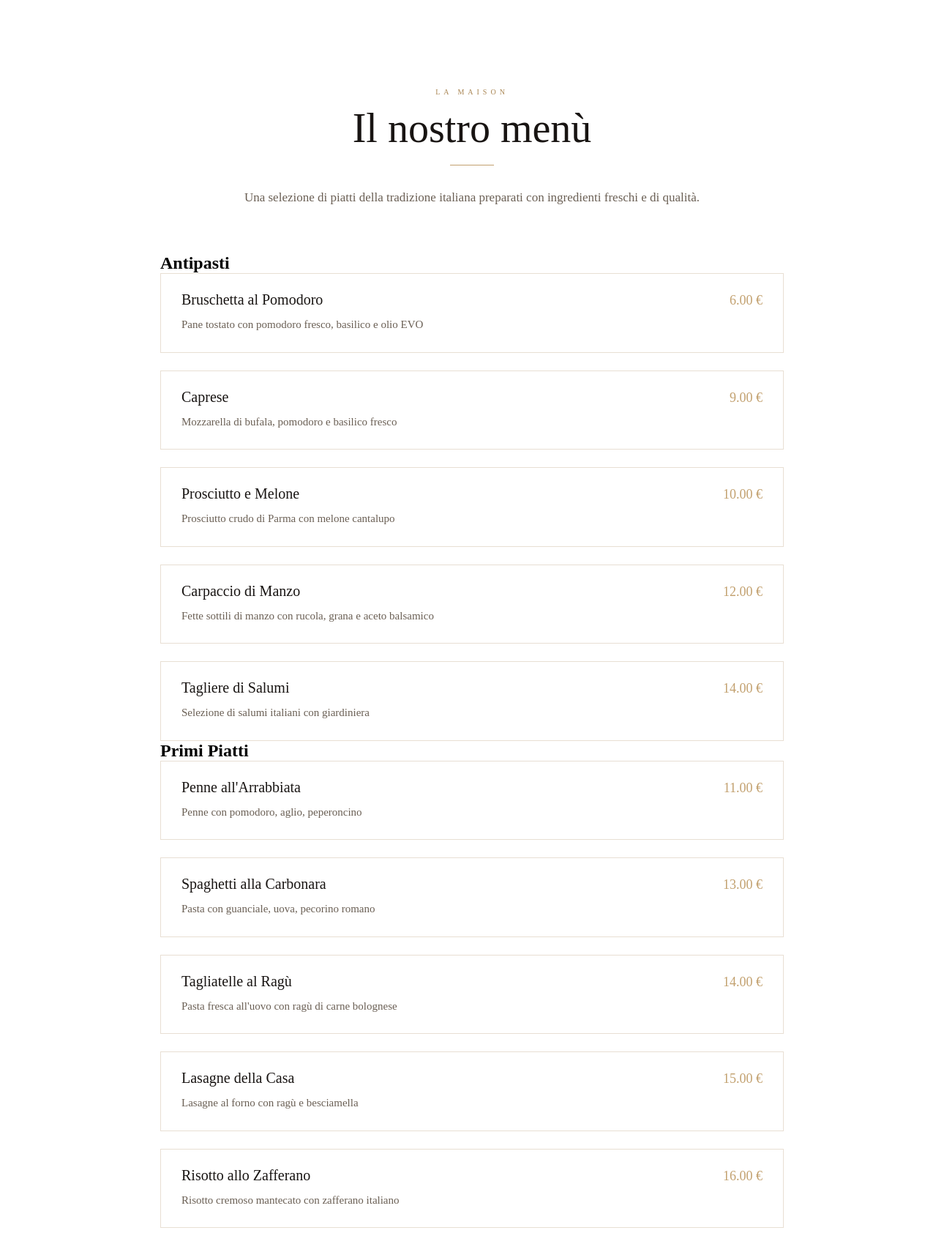
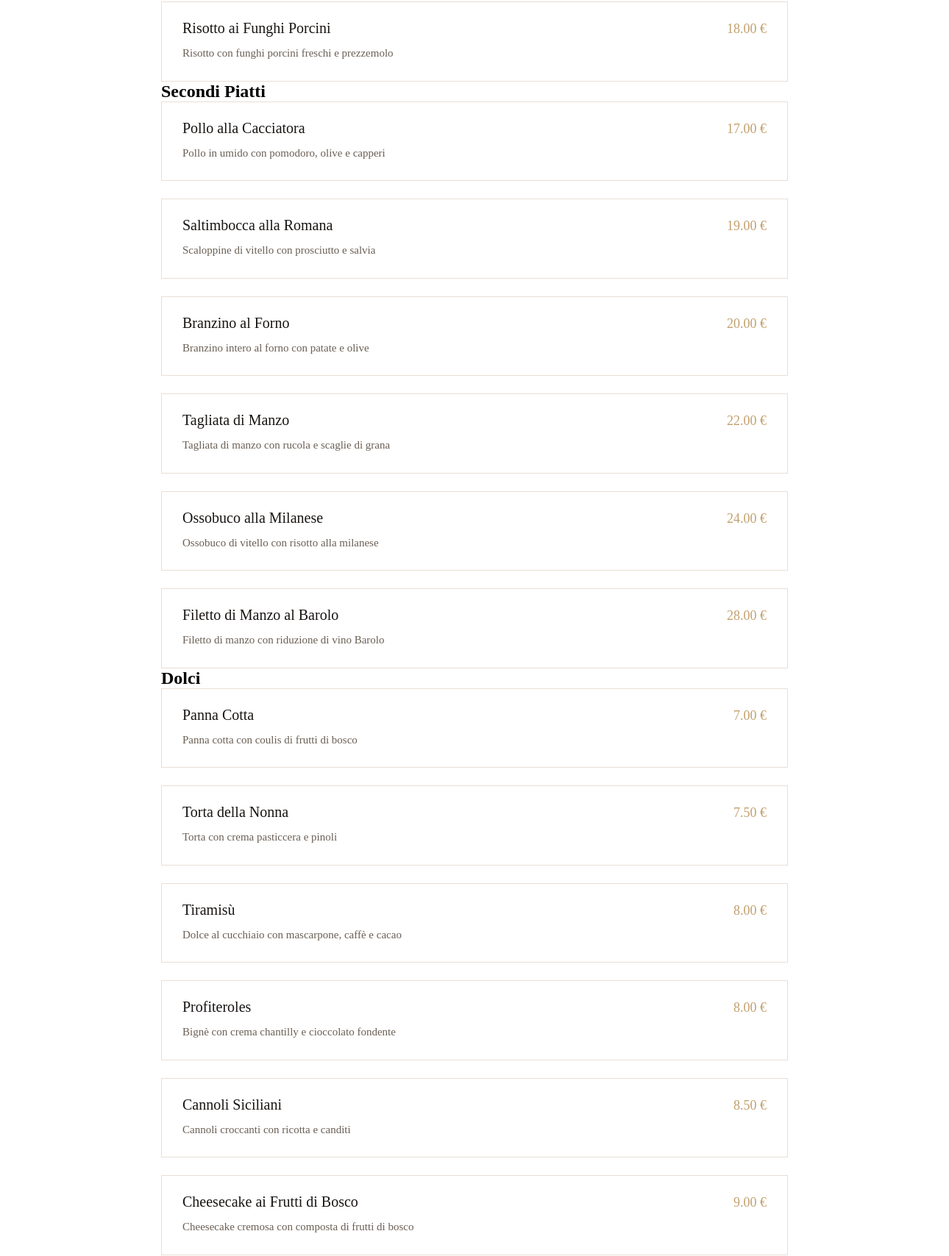
The page /paginephp/menu.php (upper part) on the database its author committed (2 pictures, top to bottom).
### tables this page shows
CREATE TABLE PIATTO (
  IdPiatto INT AUTO_INCREMENT,
  IdMenu INT,
  Nome VARCHAR(255),
  Descrizione TEXT,
  Prezzo DECIMAL(10,2),
  Tipo VARCHAR(50) DEFAULT 'Primo',
  PRIMARY KEY (IdPiatto),
  FOREIGN KEY (IdMenu) REFERENCES MENU(IdMenu)
);

### paginephp/menu.php (the view, shortened to what this page needs)
<?php
$pdo = DBHandler::getPDO();
$antipasti = $pdo->query("SELECT Nome, Descrizione, Prezzo FROM PIATTO WHERE Tipo = 'Antipasto' ORDER BY Prezzo")->fetchAll();
$primi = $pdo->query("SELECT Nome, Descrizione, Prezzo FROM PIATTO WHERE Tipo = 'Primo' ORDER BY Prezzo")->fetchAll();
$secondi = $pdo->query("SELECT Nome, Descrizione, Prezzo FROM PIATTO WHERE Tipo = 'Secondo' ORDER BY Prezzo")->fetchAll();
$dolci = $pdo->query("SELECT Nome, Descrizione, Prezzo FROM PIATTO WHERE Tipo = 'Dolce' ORDER BY Prezzo")->fetchAll();
?>
<link rel="stylesheet" href="../css/menu.css">
<section class="pagina-menu">
    <p class="menu-etichetta">La Maison</p>
    <h1 class="menu-titolo">Il nostro menù</h1>
    <p class="menu-intro">
        Una selezione di piatti della tradizione italiana preparati con ingredienti freschi e di qualità.
    </p>
    <?php if (!empty($antipasti)): ?>
    <div class="menu-sezione">
        <h2 class="menu-categoria">Antipasti</h2>
        <div class="piatti-lista">
            <?php foreach ($antipasti as $p): ?>
            <div class="piatto-card">
                <div class="piatto-header">
                    <h3 class="piatto-nome"><?= htmlspecialchars($p['Nome']) ?></h3>
                    <span class="piatto-prezzo"><?= number_format($p['Prezzo'], 2) ?> €</span>
                </div>
                <p class="piatto-descrizione"><?= htmlspecialchars($p['Descrizione']) ?></p>
            </div>
            <?php endforeach; ?>
        </div>
    </div>
    <?php endif; ?>
    <?php if (!empty($primi)): ?>
    <div class="menu-sezione">
        <h2 class="menu-categoria">Primi Piatti</h2>
        <div class="piatti-lista">
            <?php foreach ($primi as $p): ?>
            <div class="piatto-card">
                <div class="piatto-header">
                    <h3 class="piatto-nome"><?= htmlspecialchars($p['Nome']) ?></h3>
                    <span class="piatto-prezzo"><?= number_format($p['Prezzo'], 2) ?> €</span>
                </div>
                <p class="piatto-descrizione"><?= htmlspecialchars($p['Descrizione']) ?></p>
            </div>
            <?php endforeach; ?>
        </div>
    </div>
    <?php endif; ?>
    <?php if (!empty($secondi)): ?>
    <div class="menu-sezione">
        <h2 class="menu-categoria">Secondi Piatti</h2>
        <div class="piatti-lista">
            <?php foreach ($secondi as $p): ?>
            <div class="piatto-card">
                <div class="piatto-header">
                    <h3 class="piatto-nome"><?= htmlspecialchars($p['Nome']) ?></h3>
                    <span class="piatto-prezzo"><?= number_format($p['Prezzo'], 2) ?> €</span>
                </div>
                <p class="piatto-descrizione"><?= htmlspecialchars($p['Descrizione']) ?></p>
            </div>
            <?php endforeach; ?>
        </div>
    </div>
    <?php endif; ?>
    <?php if (!empty($dolci)): ?>
    <div class="menu-sezione">
        <h2 class="menu-categoria">Dolci</h2>
        <div class="piatti-lista">
            <?php foreach ($dolci as $p): ?>
            <div class="piatto-card">
                <div class="piatto-header">
                    <h3 class="piatto-nome"><?= htmlspecialchars($p['Nome']) ?></h3>
                    <span class="piatto-prezzo"><?= number_format($p['Prezzo'], 2) ?> €</span>
                </div>
                <p class="piatto-descrizione"><?= htmlspecialchars($p['Descrizione']) ?></p>
            </div>
            <?php endforeach; ?>
        </div>
    </div>
    <?php endif; ?>
</section>
</body>
</html>

### css/menu.css (style rules this page uses)
* { margin: 0; padding: 0; box-sizing: border-box; }
.pagina-menu { max-width: 900px; margin: 0 auto; padding: 120px 24px 100px; }
.menu-etichetta { text-align: center; font-size: 10px; letter-spacing: 5px; text-transform: uppercase; color: #a98552; margin-bottom: 12px; }
.menu-titolo { font-family: Georgia, serif; font-size: 56px; font-weight: 400; text-align: center; color: #181412; }
.menu-titolo::after { content: ""; display: block; width: 60px; height: 1px; background: #c2a06e; margin: 18px auto 0; }
.menu-intro { max-width: 680px; margin: 28px auto 60px; text-align: center; font-size: 17px; line-height: 1.9; color: #6a5f54; }
.piatti-lista { display: flex; flex-direction: column; gap: 24px; }
.piatto-card { background: #ffffff; border: 1px solid #e8dfd3; padding: 24px 28px; transition: box-shadow 0.2s; }
.piatto-header { display: flex; justify-content: space-between; align-items: baseline; margin-bottom: 10px; gap: 16px; }
.piatto-nome { font-family: Georgia, serif; font-size: 20px; font-weight: 400; color: #181412; flex: 1; }
.piatto-prezzo { font-family: Georgia, serif; font-size: 18px; color: #c2a06e; white-space: nowrap; }
.piatto-descrizione { font-size: 15px; line-height: 1.7; color: #6a5f54; }

### rows shown on the page
piatto: Nome "Bruschetta al Pomodoro", Prezzo "6.00", Descrizione "Pane tostato con pomodoro fresco, basilico e olio EVO"
piatto: Nome "Caprese", Prezzo "9.00", Descrizione "Mozzarella di bufala, pomodoro e basilico fresco"
piatto: Nome "Prosciutto e Melone", Prezzo "10.00", Descrizione "Prosciutto crudo di Parma con melone cantalupo"
piatto: Nome "Carpaccio di Manzo", Prezzo "12.00", Descrizione "Fette sottili di manzo con rucola, grana e aceto balsamico"
piatto: Nome "Tagliere di Salumi", Prezzo "14.00", Descrizione "Selezione di salumi italiani con giardiniera"
piatto: Nome "Penne all'Arrabbiata", Prezzo "11.00", Descrizione "Penne con pomodoro, aglio, peperoncino"
piatto: Nome "Spaghetti alla Carbonara", Prezzo "13.00", Descrizione "Pasta con guanciale, uova, pecorino romano"
piatto: Nome "Tagliatelle al Ragù", Prezzo "14.00", Descrizione "Pasta fresca all'uovo con ragù di carne bolognese"
piatto: Nome "Lasagne della Casa", Prezzo "15.00", Descrizione "Lasagne al forno con ragù e besciamella"
piatto: Nome "Risotto allo Zafferano", Prezzo "16.00", Descrizione "Risotto cremoso mantecato con zafferano italiano"
piatto: Nome "Risotto ai Funghi Porcini", Prezzo "18.00", Descrizione "Risotto con funghi porcini freschi e prezzemolo"
piatto: Nome "Pollo alla Cacciatora", Prezzo "17.00", Descrizione "Pollo in umido con pomodoro, olive e capperi"
piatto: Nome "Saltimbocca alla Romana", Prezzo "19.00", Descrizione "Scaloppine di vitello con prosciutto e salvia"
piatto: Nome "Branzino al Forno", Prezzo "20.00", Descrizione "Branzino intero al forno con patate e olive"
piatto: Nome "Tagliata di Manzo", Prezzo "22.00", Descrizione "Tagliata di manzo con rucola e scaglie di grana"
piatto: Nome "Ossobuco alla Milanese", Prezzo "24.00", Descrizione "Ossobuco di vitello con risotto alla milanese"
piatto: Nome "Filetto di Manzo al Barolo", Prezzo "28.00", Descrizione "Filetto di manzo con riduzione di vino Barolo"
piatto: Nome "Panna Cotta", Prezzo "7.00", Descrizione "Panna cotta con coulis di frutti di bosco"
piatto: Nome "Torta della Nonna", Prezzo "7.50", Descrizione "Torta con crema pasticcera e pinoli"
piatto: Nome "Tiramisù", Prezzo "8.00", Descrizione "Dolce al cucchiaio con mascarpone, caffè e cacao"
piatto: Nome "Profiteroles", Prezzo "8.00", Descrizione "Bignè con crema chantilly e cioccolato fondente"
piatto: Nome "Cannoli Siciliani", Prezzo "8.50", Descrizione "Cannoli croccanti con ricotta e canditi"
piatto: Nome "Cheesecake ai Frutti di Bosco", Prezzo "9.00", Descrizione "Cheesecake cremosa con composta di frutti di bosco"
